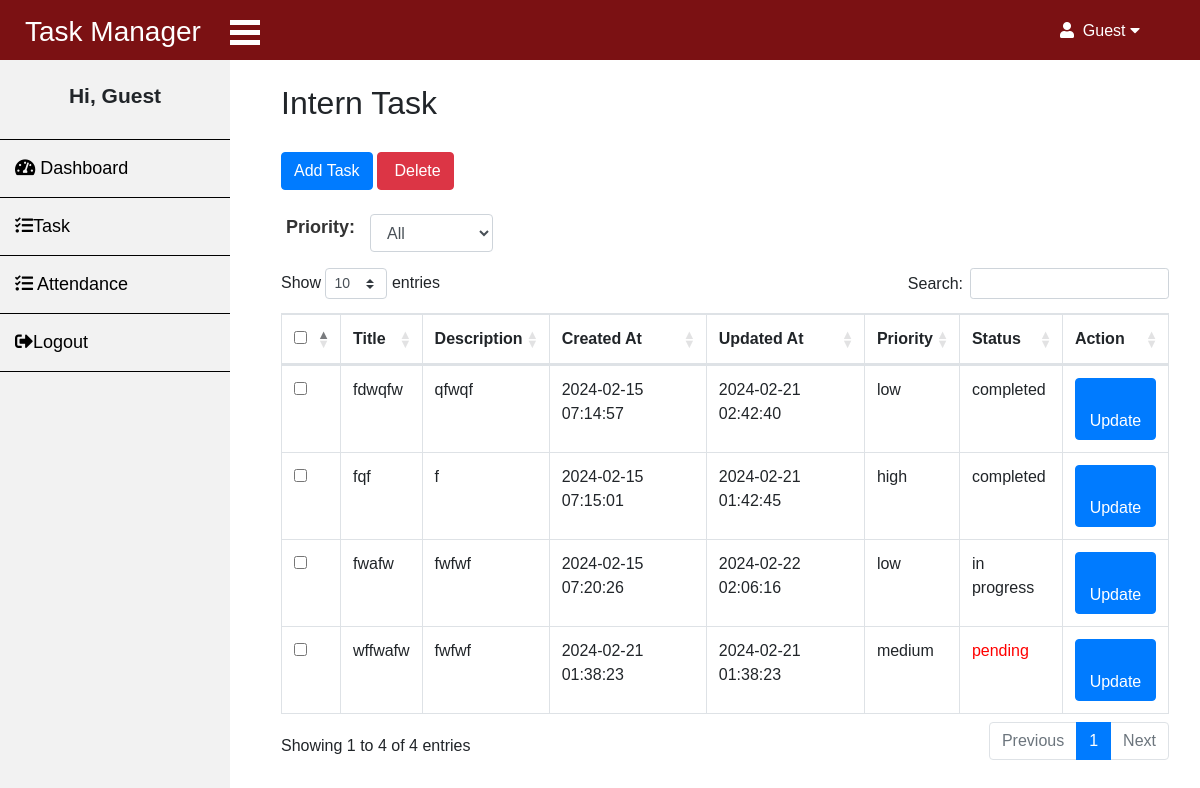
/page/admin_dashboard.php?pg=view-task&id=2, run on the app's committed database.
### tables this page shows
CREATE TABLE `tasks` (
  `id` int(11) NOT NULL,
  `title` varchar(255) NOT NULL,
  `description` text DEFAULT NULL,
  `created_at` timestamp NOT NULL DEFAULT current_timestamp(),
  `updated_at` timestamp NOT NULL DEFAULT current_timestamp() ON UPDATE current_timestamp(),
  `priority` enum('high','medium','low') NOT NULL DEFAULT 'medium',
  `status` enum('pending','in progress','completed') NOT NULL DEFAULT 'pending',
  `user_id` int(11) NOT NULL
);

### page/admin/task.php (the view, shortened to what this page needs)
<?php
include '../db/connection.php';
if(isset($_GET['id'])) {
    $user_id = $_GET['id'];
} else {
}
$sql = "SELECT * FROM tasks WHERE user_id = $user_id";
$result = $conn->query($sql);
$tasks = [];
if ($result->num_rows > 0) {
    while ($row = $result->fetch_assoc()) {
        $tasks[] = $row;
    }
}
?>
<!DOCTYPE html>
<html lang="en">
<head>
    <link rel="stylesheet" href="https://cdn.datatables.net/1.10.24/css/dataTables.bootstrap4.min.css">
    <link rel="stylesheet" href="https://stackpath.bootstrapcdn.com/bootstrap/4.5.2/css/bootstrap.min.css">
    <link rel="stylesheet" href="../css/template.css">
</head>
<body>
    <div class="container mt-5">
        <div class="task-title">
            <h2>Intern Task</h2>
        </div>
        <button type="button" class="btn btn-primary" data-toggle="modal" data-target="#addTaskModal">
            Add Task
        </button>
        <button class="btn btn-danger" data-toggle="modal" data-target="#deleteModal"><i class="fa fa-trash-o" aria-hidden="true"></i> Delete</button>
        <br>
        <br>
        <div class="form-group row">
        <label for="priorityFilter" style="font-size: 18px; font-weight: bold; color: #333;margin-left: 20px; ">Priority:</label>
            <div class="col-sm-2">
                <select class="form-control" id="priorityFilter">
                    <option value="">All</option>
                </select>
            </div>
        </div>
        <table id="taskTable" class="table table-bordered mt-3">
            <thead>
                <tr>
                    <th style="width: 20px !important;"><input type="checkbox" name="chk_delete[]" class="cbxMain" onchange="checkMain(this)" /></th>
                    <th>Title</th>
                    <th>Description</th>
                    <th>Created At</th>
                    <th>Updated At</th>
                    <th>Priority</th>
                    <th>Status</th>
                    <th>Action</th>
                </tr>
            </thead>
            <tbody>
                <?php foreach ($tasks as $task): ?>
                    <tr class="taskRow" data-priority="<?php echo $task['priority']; ?>">
                        <td><input type="checkbox" name="chk_delete[]" class="chk_delete" value="<?php echo $task['id']; ?>" /></td>
                        <td><?php echo $task['title']; ?></td>
                        <td><?php echo $task['description']; ?></td>
                        <td><?php echo $task['created_at']; ?></td>
                        <td><?php echo $task['updated_at']; ?></td>
                        <td><?php echo $task['priority']; ?></td>
                        <td style="color: <?php echo ($task['status'] == 'pending') ? 'red' : ''; ?>"><?php echo $task['status']; ?></td>
                        <td>
                            <button class="btn btn-primary editBtn" data-toggle="modal" data-target="#editModal<?php echo $task['id']; ?>"><i class="fa fa-pencil-square-o" aria-hidden="true"></i> Update</button>
                        </td>
                    </tr>
                <?php endforeach; ?>
            </tbody>
        </table>
    </div>
</body>
</html>

### page/admin_dashboard.php (shortened to what this page needs)
<?php
if (isset($_SESSION['admin_id'])) {
    include '../db/connection.php';
    $admin_id = $_SESSION['admin_id'];
    $sql = "SELECT CONCAT(fullname) AS full_name FROM admin WHERE id = $admin_id";
    $result = $conn->query($sql);
    if ($result->num_rows > 0) {
        $row = $result->fetch_assoc();
        $full_name = $row['full_name'];
    } else {
        $full_name = "Unknown";
    }
} else {
    $full_name = "Guest";
}
?>
<!DOCTYPE html>
<html lang="en">
<head>
<link rel="stylesheet" href="https://stackpath.bootstrapcdn.com/bootstrap/4.5.2/css/bootstrap.min.css">
<link rel="stylesheet" href="../css/template.css">
<link rel="stylesheet" href="https://cdnjs.cloudflare.com/ajax/libs/font-awesome/5.15.4/css/all.min.css">
</head>
<body>
<header>
    <div class="menu-toggle" onclick="toggleSidebar()">
        <span></span>
        <span></span>
        <span></span>
    </div>
    <h3>Task Manager</h3>
    <div class="user-logout">
    <div class="user-info" onclick="toggleUserOptions()">
        <i class="fas fa-user"></i>&nbsp;&nbsp;<?php echo $full_name; ?>&nbsp;<i class="fas fa-caret-down"></i>
    </div>
</div>
</header>
<div class="sidebar" id="sidebar">
    <div class="user-name">
        <p>Hi, <?php echo $full_name; ?></p>
    </div>
    <a href="?pg=dashboard_display"><i class="fas fa-tachometer-alt"></i> Dashboard</a>
    <a href="?pg=intern_task"><i class="fas fa-tasks"></i>Task</a>
    <a href="?pg=intern_attendance"><i class="fas fa-tasks"></i> Attendance</a>
    <a href="?pg=logout"><i class="fas fa-sign-out-alt"></i>Logout</a>
</div>
<div class="content">
<?php
        if(isset($_GET['pg'])) {
            $pg = $_GET['pg'];
            switch($pg){
                    case "view-task":
                        include "../page/admin/task.php";
                        break;
            }
        }
    ?>
</div>
</body>
</html>

### css/template.css (style rules this page uses)
body { margin: 0; font-family: Arial, sans-serif; }
header { background-color: #7b1113; color: #fff; padding: 10px; height: 60px; position: fixed; top: 0; width: 100%; z-index: 999; }
header h3 { margin: auto; margin-top: 5px; margin-left: 15px; }
.user-logout { float:right; margin-top: -30px; margin-right: 50px; cursor: pointer; }
.sidebar { height: 100%; width: 230px; position: fixed; top: 60px; left: -250px; background-color: #f2f2f2; padding-top: 60px; transition: 0.3s; left:0; }
.sidebar a { padding: 15px; text-decoration: none; font-size: 18px; color: #000; display: block; transition: 0.3s; border-bottom: 1px solid black; }
.user-name { margin-top: -40px; border-bottom: 1px solid black; text-align: center; height: 60px; font-size: 21px; font-weight: bold; }
.content { margin-left: 250px; padding: 16px; margin-top: 70px; }
.menu-toggle { display: block; position: absolute; top: 20px; left: 230px; cursor: pointer; }
.menu-toggle span { display: block; width: 30px; height: 5px; background-color: #fff; margin-bottom: 5px; }
.task-title { margin-top: -50px; margin-bottom: 30px; }

### data on the page
tasks: title "fdwqfw", description "qfwqf", created_at "2024-02-15 07:14:57", updated_at "2024-02-21 02:42:40", priority "low", status "completed"
tasks: title "fqf", description "f", created_at "2024-02-15 07:15:01", updated_at "2024-02-21 01:42:45", priority "high", status "completed"
tasks: title "fwafw", description "fwfwf", created_at "2024-02-15 07:20:26", updated_at "2024-02-22 02:06:16", priority "low", status "in progress"
tasks: title "wffwafw", description "fwfwf", created_at "2024-02-21 01:38:23", updated_at "2024-02-21 01:38:23", priority "medium", status "pending"

### other printed values
$full_name "Guest"
